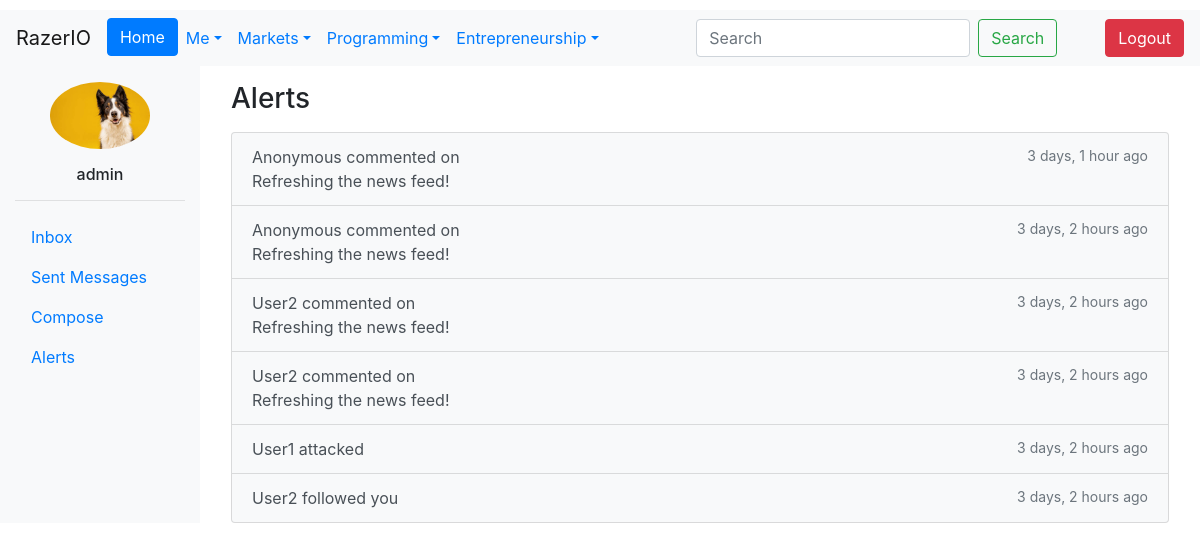
The app's page /alerts/ (signed in) with its own data.
### Users/models.py (models this page shows, shortened)
class CustomUser(AbstractUser):
    Bio = models.CharField(max_length=240, default='')
    Salary = models.IntegerField(default=0)
    Company = models.ForeignKey('Company.Company', on_delete=models.CASCADE,
                                   null=True, blank=True)
    Country = models.ForeignKey(Country, on_delete=models.CASCADE, null=True)
    Region = models.ForeignKey(Region, on_delete=models.CASCADE, null=True)
    ProfilePic = models.ImageField(upload_to=upload_to, null=True, blank=True)
    Skill = models.ManyToManyField(Skill, through="User_Skill")

### MessagingAlerts/models.py (models this page shows, shortened)
class Alert(models.Model):
    recipient = models.ForeignKey(User, related_name='notifications', on_delete=models.CASCADE)
    actor = models.ForeignKey(User, related_name='+', on_delete=models.CASCADE, null=True, blank=True)
    verb = models.CharField(max_length=255)
    target = models.URLField(null=True, blank=True)
    read = models.BooleanField(default=False)
    timestamp = models.DateTimeField(auto_now_add=True)
    class Meta:
        ordering = ('-timestamp',)

### MessagingAlerts/views.py (the view)
# urls.py: path('alerts/', alerts, name='alerts'),
@login_required
def alerts(request):
    unread_alerts = Alert.objects.filter(recipient=request.user, read=False)
    return render(request, 'alerts.html', {'alerts': unread_alerts})

### templates/alerts.html
{% extends 'base.html' %}
{% load static %}
{% block content %}
<div class="container-fluid">
  <div class="row">
<div class="col-md-2 col-sm-3 bg-light">
  <div class="pt-3">
{% if request.user.ProfilePic %}
  <img src="{{ request.user.ProfilePic.url }}" alt="Profile Image" class="rounded-circle mx-auto d-block img-fluid" width="100">
{% else %}
  <img src="{% static 'img/pfp.jpg' %}" alt="Profile Image" class="rounded-circle mx-auto d-block img-fluid" width="100">
{% endif %}
    <h6 class="text-center mt-3">{{ request.user.username }}</h6>
  </div>
  <hr>
  <ul class="nav flex-column">
      <li class="nav-item">
        <a class="nav-link" href="{% url 'inbox' %}">Inbox</a>
      </li>
      <li class="nav-item">
        <a class="nav-link" href="{% url 'outbox' %}">Sent Messages</a>
      </li>
      <li class="nav-item">
        <a class="nav-link" href="{% url 'new_conversation' %}">Compose</a>
      </li>
      <li class="nav-item">
        <a class="nav-link active" href="{% url 'alerts' %}">Alerts</a>
      </li>
    </ul>
</div>
<div class="col-md-10 col-sm-9">
  <div class="pt-3 px-3">
    <h3 class="mb-3">Alerts</h3>
    {% if alerts %}
    <div class="list-group">
      {% for alert in alerts %}
      <a href="#" class="list-group-item list-group-item-action{% if not alert.read %} bg-light{% endif %}">
        <div class="d-flex justify-content-between">
          <div class="fw-bold">{{ alert.actor.username }} {{ alert.verb }}</div>
          <small class="text-muted">{{ alert.timestamp|timesince }} ago</small>
        </div>
        {% if alert.target %}
        <div>{{ alert.target }}</div>
        {% endif %}
      </a>
      {% endfor %}
    </div>
    {% else %}
    <p class="lead">No new alerts.</p>
    {% endif %}
  </div>
</div>
  </div>
</div>
{% endblock %}

### records on screen
CustomUser: user.ProfilePic (picture), user.username "admin"
Alert: actor.username "Anonymous", verb "commented on", timestamp "3 days, 1 hour", target "Refreshing the news feed!"
Alert: actor.username "Anonymous", verb "commented on", timestamp "3 days, 2 hours", target "Refreshing the news feed!"
Alert: actor.username "User2", verb "commented on", timestamp "3 days, 2 hours", target "Refreshing the news feed!"
Alert: actor.username "User2", verb "commented on", timestamp "3 days, 2 hours", target "Refreshing the news feed!"
Alert: actor.username "User1", verb "attacked", timestamp "3 days, 2 hours"
Alert: actor.username "User2", verb "followed you", timestamp "3 days, 2 hours"
